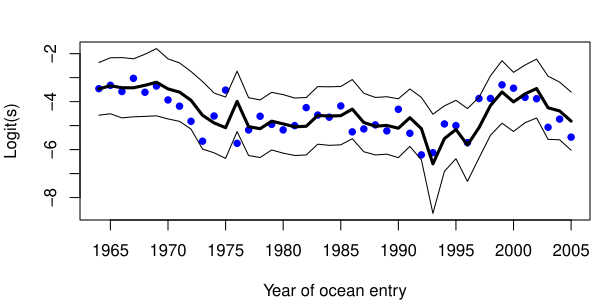

Here is the R script that generated this plot:
###################################################
### code chunk number 12: Cs_10_plot-dlm-Forecast-Logit
###################################################
par(mar = c(4, 4, 0.1, 0), oma = c(0, 0, 2, 0.5))
ylims <- c(min(fore.mean - 2 * sqrt(fore.var)), max(fore.mean + 2 * sqrt(fore.var)))
plot(years, t(dat),
  type = "p", pch = 16, ylim = ylims,
  col = "blue", xlab = "", ylab = "Logit(s)", xaxt = "n"
)
lines(years, fore.mean, type = "l", xaxt = "n", ylab = "", lwd = 3)
lines(years, fore.mean + 2 * sqrt(fore.var))
lines(years, fore.mean - 2 * sqrt(fore.var))
axis(1, at = seq(1965, 2005, 5))
mtext("Year of ocean entry", 1, line = 3)
